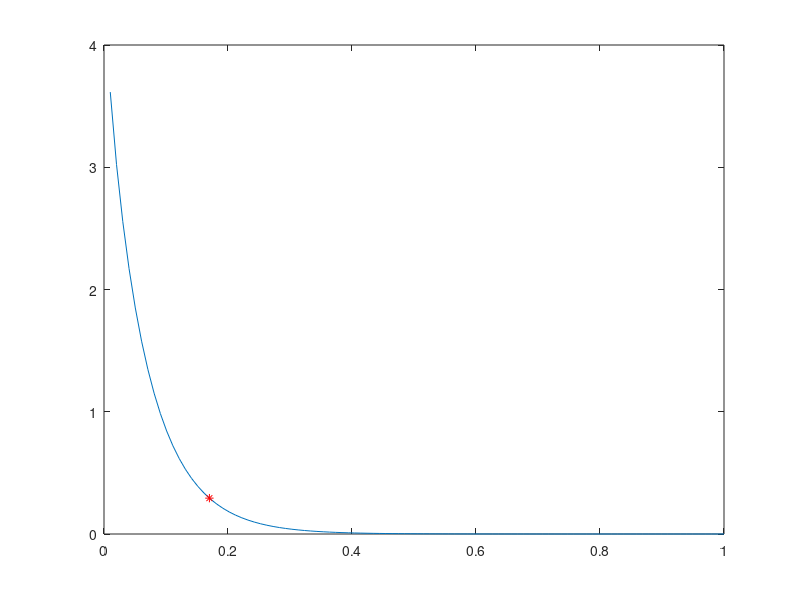
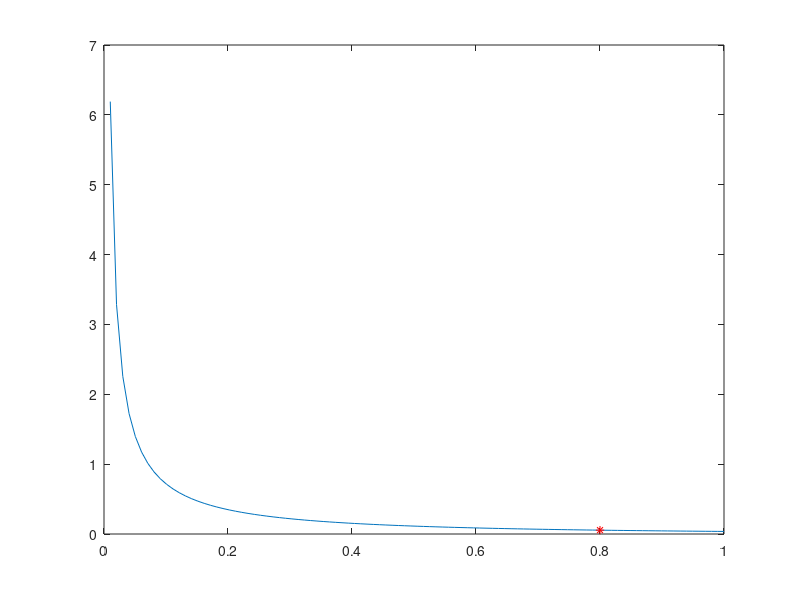
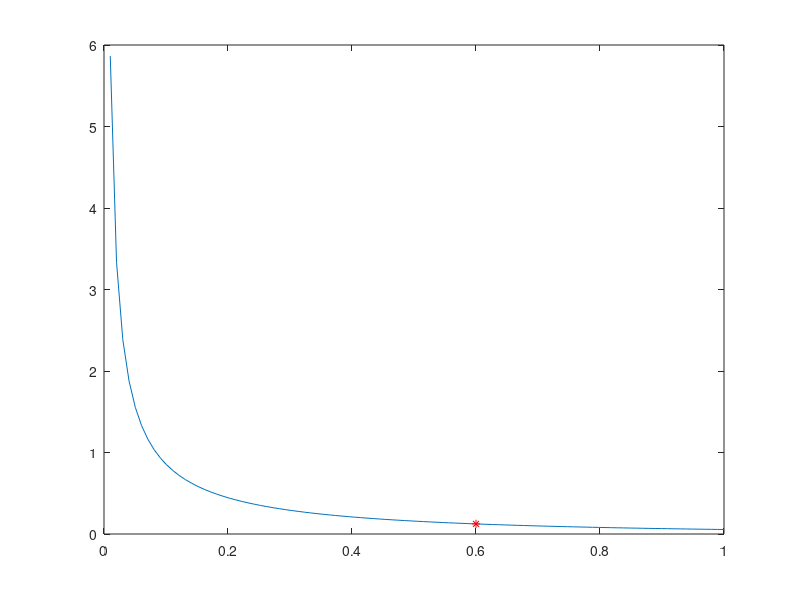

MATLAB code to generate these figures, in order:
clear all
close all
clc


t = linspace(0,1,100);
ro = 3.5;
eps = 15;
beta = 0.04;
h = ro*exp(-eps.*t).*t.^(-beta);
figure
plot(t,h)
hold on 

x = 0.17; % metti limite a 0.2
h = ro*exp(-eps*x)*x^(-beta);
plot(x,h,'*r')

ro = 0.1;
eps = 1;
beta = 0.9;
h = ro*exp(-eps.*(t)).*(t).^(-beta);
figure
plot(t,h)
hold on 
x = 0.8;
h = ro*exp(-eps*x)*x^(-beta);
plot(x,h,'*r')

ro = 0.15;
eps = 1;
beta = 0.8;
h = ro*exp(-eps.*t).*t.^(-beta);
figure
plot(t,h)
hold on 
x = 0.6;
h = ro*exp(-eps*x)*x^(-beta);
plot(x,h,'*r')
